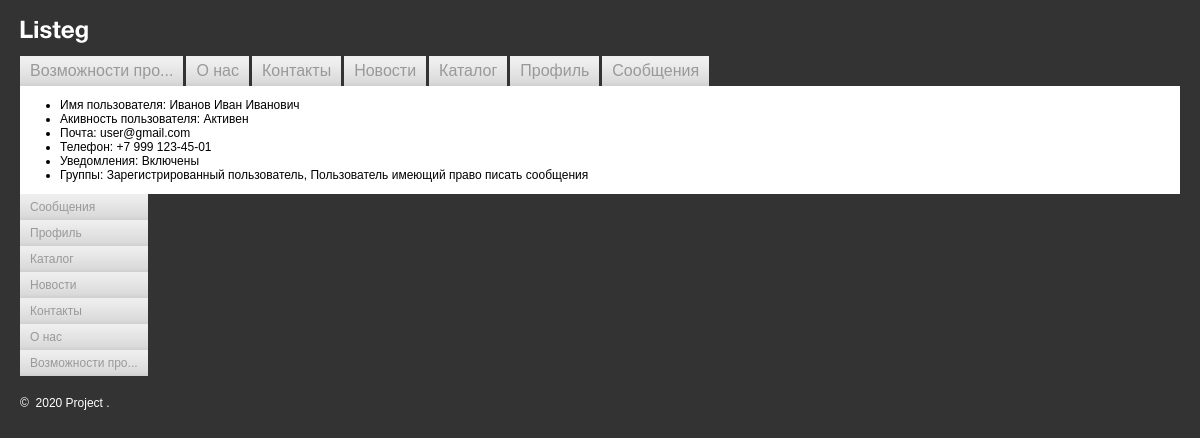
/user/index.php (signed in), run on the app's committed database.
### tables this page shows
CREATE TABLE `users` (
  `id` int(11) NOT NULL,
  `name` varchar(255) NOT NULL,
  `login` varchar(255) NOT NULL,
  `email` varchar(255) DEFAULT NULL,
  `phone` varchar(20) DEFAULT NULL,
  `password` varchar(255) NOT NULL,
  `notification` tinyint(1) NOT NULL DEFAULT 0,
  `activity` tinyint(1) NOT NULL DEFAULT 0
);

### db/connect.php (called while the page is built, shortened)
<?php
function connect(): mysqli
{
    $dbName = 'task_db';
    $user = 'root';
    $password = 'pass123';
    $host = 'localhost';
    static $connect = null;
    if (null === $connect) {
        $connect = mysqli_connect($host, $user, $password, $dbName);
    }
    return $connect;
}
function getUserData(string $login): array
{
    $login = mysqli_real_escape_string(connect(), $login);
    $result = mysqli_query(
        connect(),
        "SELECT u.name AS user_name, u.email, u.activity, u.phone, u.notification,
       GROUP_CONCAT(g.name SEPARATOR ', ') AS group_name
FROM users AS u
LEFT JOIN user_group AS ug ON ug.user_id=u.id
LEFT JOIN `groups` AS g ON g.id=ug.group_id
WHERE u.login='$login'"
    );
    if (mysqli_num_rows($result) > 0) {
        return mysqli_fetch_assoc($result);
    }
    return [];
}

### user/index.php (the view, shortened to what this page needs)
<?php
require $_SERVER['DOCUMENT_ROOT'] . '/templates/header.php';
$row = database\getUserData($_COOKIE['login']);
if (!empty($row)) :
    ?>
    <div class="container container_flex">
        <ul class="user_list">
            <li>Имя пользователя: <?= $row['user_name'] ?></li>
            <li>Акивность пользователя: <?= (bool)$row['activity'] === true ? 'Активен' : 'Не активен' ?></li>
            <li>Почта: <?= $row['email'] ?></li>
            <li>Телефон: <?= $row['phone'] ?></li>
            <li>Уведомления: <?= (bool)$row['notification'] === true ? 'Включены' : 'Выключены' ?></li>
            <li>Группы: <?= $row['group_name'] ?></li>
        </ul>
    </div>
<?php endif;
require $_SERVER['DOCUMENT_ROOT'] . '/templates/footer.php';

### css/styles.css (style rules this page uses)
body { background: #333333; padding: 20px; margin: 0; color: #000000; font-family: Arial, Helvetica, sans-serif; font-size: 12px; }
div { border: none; font-size: 1em; }
.container { background: #ffffff; }
.container_flex { display: flex; }

### data on the page
users: name "Иванов Иван Иванович", email "user@gmail.com", phone "+7 999 123-45-01"

### other printed values
render\trimLongTitle($item['title']) "Возможности про..."
render\trimLongTitle($item['title']) "О нас"
render\trimLongTitle($item['title']) "Контакты"
render\trimLongTitle($item['title']) "Новости"
render\trimLongTitle($item['title']) "Каталог"
render\trimLongTitle($item['title']) "Профиль"
render\trimLongTitle($item['title']) "Сообщения"
$row['group_name'] "Зарегистрированный пользователь, Пользователь имеющий право писать сообщения"
$date "2020"
